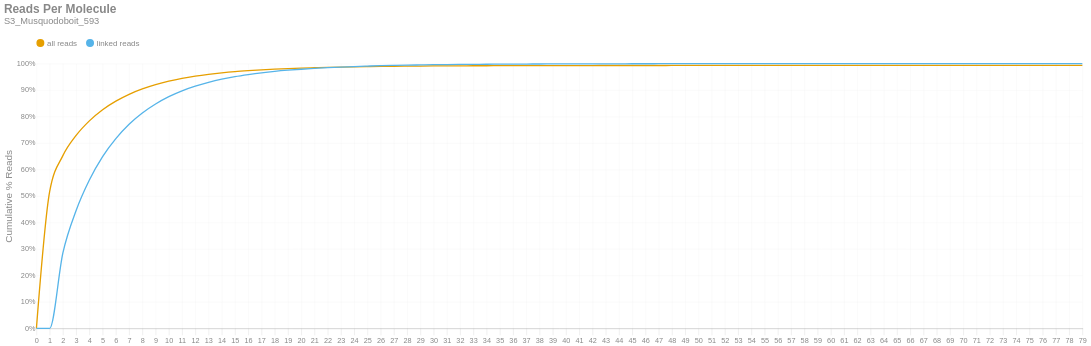

Notebook source saved alongside this figure:
### Markdown cell above
### Reads per Molecule
This chart shows the cumulative distribution of the number of reads per linked molecule. That is, how many alignments are associated with a unique molecule. This excludes the number of reads associated with invalid or absent linked-read barcodes. The `linked` histogram is the percentages recalculated when disregarding singletons.

### Code cell
if SKIPLR:
    print_html(f"Skipped")
else:
    counts = np.bincount(valids['reads'].cast(pl.Int64).to_numpy())
    weighted = counts * np.arange(len(counts))
    all_perc = weighted / n_reads
    linked_perc = weighted / n_linked_reads
    linked_perc[1] = 0
    binned_df = pl.DataFrame({
        'readsper': list(range(len(counts))),
        'all reads (cumsum)': np.cumsum(all_perc).tolist(),
        'linked reads (cumsum)': np.cumsum(linked_perc).tolist(),
    })

    with SafeRender(binned_df):
        (
            density_plot(binned_df, 'Reads Per Molecule', samplename, 'readspmol')
            .encode(
                x=alt.X('readsper:O', title=None).axis(labelAngle=0).scale(padding=0),
                y=alt.Y('value:Q', title='Cumulative % Reads').axis(format='%').stack(False),
                color=alt.Color("key:N").scale(domain=["all reads", "linked reads"]),
                tooltip=[
                    alt.Tooltip("key:N", title="Data Type"),
                    alt.Tooltip("readsper:O", title="Reads Per Molecule"),
                    alt.Tooltip("value:Q", format=".2%", title="% Reads (Cum.)")
                ]            
            )
        ).display()

### Figure 1 — Vega-Lite specification as saved in the notebook (floating-point values rounded to 4 significant figures)
{"width": "container", "height": 400, "config": {"title": {"anchor": "start", "dy": -15, "fontSize": 18, "color": "#888888", "subtitleColor": "#888888", "subtitleFontSize": 14}, "arc": {"fill": "#0072B2"}, "axis": {"domainColor": "#888888", "domainWidth": 0.5, "gridWidth": 0.2, "grid": false, "titleFontWeight": 400, "titleFontSize": 15, "labelFontSize": 11, "labelColor": "#888888", "tickColor": "#888888", "tickWidth": 0.2, "titleColor": "#888888"}, "axisBand": {"grid": false}, "axisX": {"grid": true, "tickSize": 10, "domainCap": "round"}, "axisY": {"domain": false, "grid": true, "tickSize": 0, "domainCap": "round"}, "background": "transparent", "header": {"labelFontSize": 15, "labelColor": "#888888", "titleFontSize": 15, "titleFontWeight": 600, "titleColor": "#888888"}, "legend": {"labelFont": "sans-serif", "labelFontSize": 12, "labelColor": "#888888", "symbolSize": 100, "symbolType": "circle", "titleFontSize": 12, "titlePadding": 10, "titleColor": "#888888", "title": null, "orient": "top"}, "range": {"category": ["#E69F00", "#56B4E9", "#009E73", "#F0E442", "#0072B2", "#D55E00", "#CC79A7", "#000000"], "diverging": ["#cfe8f3", "#a2d4ec", "#73bfe2", "#46abdb", "#1696d2", "#12719e"]}, "area": {"fill": "#0072B2", "fillOpacity": 0.7, "line": true, "strokeOpacity": 0.7}, "line": {"color": "#0072B2", "stroke": "#0072B2", "strokeWidth": 2}, "trail": {"color": "#0072B2", "stroke": "#0072B2", "strokeWidth": 0, "size": 1}, "point": {"filled": true, "fillOpacity": 1.0, "size": 95}, "text": {"color": "#888888", "fontSize": 11, "align": "right", "fontWeight": 400, "size": 11}, "bar": {"fill": "#0072B2", "stroke": null}, "view": {"stroke": null, "continuousWidth": 660, "continuousHeight": 400}}, "data": {"name": "data-1ceb3bd405fe0edf6dcab2bf00d0e121"}, "mark": {"type": "line", "interpolate": "monotone", "point": {"opacity": 0, "size": 275}}, "encoding": {"color": {"field": "key", "scale": {"domain": ["all reads", "linked reads"]}, "type": "nominal"}, "tooltip": [{"field": "key", "title": "Data Type", "type": "nominal"}, {"field": "readsper", "title": "Reads Per Molecule", "type": "ordinal"}, {"field": "value", "format": ".2%", "title": "% Reads (Cum.)", "type": "quantitative"}], "x": {"axis": {"labelAngle": 0}, "field": "readsper", "scale": {"padding": 0}, "title": null, "type": "ordinal"}, "y": {"axis": {"format": "%"}, "field": "value", "stack": false, "title": "Cumulative % Reads", "type": "quantitative"}}, "params": [{"name": "param_c36ac31b6afebe62", "select": {"type": "point", "fields": ["key"]}, "bind": "legend"}], "title": {"text": "Reads Per Molecule", "subtitle": "S3_Musquodoboit_593"}, "transform": [{"fold": ["all reads (cumsum)", "linked reads (cumsum)"]}, {"calculate": "replace(datum.key, ' (cumsum)', '')", "as": "key"}, {"filter": {"param": "param_c36ac31b6afebe62"}}], "usermeta": {"embedOptions": {"downloadFileName": "S3_Musquodoboit_593.readspmol"}}, "$schema": "https://vega.github.io/schema/vega-lite/v6.1.0.json", "datasets": {"data-1ceb3bd405fe0edf6dcab2bf00d0e121": [{"readsper": 0, "all reads (cumsum)": 0.0, "linked reads (cumsum)": 0.0}, {"readsper": 1, "all reads (cumsum)": 0.5165, "linked reads (cumsum)": 0.0}, {"readsper": 2, "all reads (cumsum)": 0.6523, "linked reads (cumsum)": 0.285}, {"readsper": 3, "all reads (cumsum)": 0.7287, "linked reads (cumsum)": 0.4452}, {"readsper": 4, "all reads (cumsum)": 0.7835, "linked reads (cumsum)": 0.5603}, {"readsper": 5, "all reads (cumsum)": 0.8256, "linked reads (cumsum)": 0.6487}, {"readsper": 6, "all reads (cumsum)": 0.858, "linked reads (cumsum)": 0.7166}, {"readsper": 7, "all reads (cumsum)": 0.8838, "linked reads (cumsum)": 0.7708}, {"readsper": 8, "all reads (cumsum)": 0.9041, "linked reads (cumsum)": 0.8133}, {"readsper": 9, "all reads (cumsum)": 0.9203, "linked reads (cumsum)": 0.8473}, {"readsper": 10, "all reads (cumsum)": 0.9335, "linked reads (cumsum)": 0.8751}, {"readsper": 11, "all reads (cumsum)": 0.944, "linked reads (cumsum)": 0.8972}, {"readsper": 12, "all reads (cumsum)": 0.9523, "linked reads (cumsum)": 0.9146}, {"readsper": 13, "all reads (cumsum)": 0.9592, "linked reads (cumsum)": 0.9289}, {"readsper": 14, "all reads (cumsum)": 0.9649, "linked reads (cumsum)": 0.9409}, {"readsper": 15, "all reads (cumsum)": 0.9695, "linked reads (cumsum)": 0.9507}, {"readsper": 16, "all reads (cumsum)": 0.9732, "linked reads (cumsum)": 0.9584}, {"readsper": 17, "all reads (cumsum)": 0.9764, "linked reads (cumsum)": 0.9651}, {"readsper": 18, "all reads (cumsum)": 0.979, "linked reads (cumsum)": 0.9706}, {"readsper": 19, "all reads (cumsum)": 0.9811, "linked reads (cumsum)": 0.975}, {"readsper": 20, "all reads (cumsum)": 0.9828, "linked reads (cumsum)": 0.9786}, {"readsper": 21, "all reads (cumsum)": 0.9843, "linked reads (cumsum)": 0.9816}, {"readsper": 22, "all reads (cumsum)": 0.9857, "linked reads (cumsum)": 0.9845}, {"readsper": 23, "all reads (cumsum)": 0.9867, "linked reads (cumsum)": 0.9868}, {"readsper": 24, "all reads (cumsum)": 0.9876, "linked reads (cumsum)": 0.9887}, {"readsper": 25, "all reads (cumsum)": 0.9884, "linked reads (cumsum)": 0.9903}, {"readsper": 26, "all reads (cumsum)": 0.9891, "linked reads (cumsum)": 0.9918}, {"readsper": 27, "all reads (cumsum)": 0.9897, "linked reads (cumsum)": 0.993}, {"readsper": 28, "all reads (cumsum)": 0.9901, "linked reads (cumsum)": 0.994}, {"readsper": 29, "all reads (cumsum)": 0.9906, "linked reads (cumsum)": 0.9948}, {"readsper": 30, "all reads (cumsum)": 0.991, "linked reads (cumsum)": 0.9957}, {"readsper": 31, "all reads (cumsum)": 0.9912, "linked reads (cumsum)": 0.9963}, {"readsper": 32, "all reads (cumsum)": 0.9914, "linked reads (cumsum)": 0.9967}, {"readsper": 33, "all reads (cumsum)": 0.9916, "linked reads (cumsum)": 0.997}, {"readsper": 34, "all reads (cumsum)": 0.9918, "linked reads (cumsum)": 0.9975}, {"readsper": 35, "all reads (cumsum)": 0.9919, "linked reads (cumsum)": 0.9977}, {"readsper": 36, "all reads (cumsum)": 0.9921, "linked reads (cumsum)": 0.998}, {"readsper": 37, "all reads (cumsum)": 0.9921, "linked reads (cumsum)": 0.9981}, {"readsper": 38, "all reads (cumsum)": 0.9922, "linked reads (cumsum)": 0.9984}, {"readsper": 39, "all reads (cumsum)": 0.9923, "linked reads (cumsum)": 0.9985}, {"readsper": 40, "all reads (cumsum)": 0.9924, "linked reads (cumsum)": 0.9986}, {"readsper": 41, "all reads (cumsum)": 0.9924, "linked reads (cumsum)": 0.9988}, {"readsper": 42, "all reads (cumsum)": 0.9925, "linked reads (cumsum)": 0.9989}, {"readsper": 43, "all reads (cumsum)": 0.9925, "linked reads (cumsum)": 0.999}, {"readsper": 44, "all reads (cumsum)": 0.9926, "linked reads (cumsum)": 0.9991}, {"readsper": 45, "all reads (cumsum)": 0.9926, "linked reads (cumsum)": 0.9991}, {"readsper": 46, "all reads (cumsum)": 0.9927, "linked reads (cumsum)": 0.9993}, {"readsper": 47, "all reads (cumsum)": 0.9927, "linked reads (cumsum)": 0.9994}, {"readsper": 48, "all reads (cumsum)": 0.9928, "linked reads (cumsum)": 0.9995}, {"readsper": 49, "all reads (cumsum)": 0.9928, "linked reads (cumsum)": 0.9995}, {"readsper": 50, "all reads (cumsum)": 0.9928, "linked reads (cumsum)": 0.9995}, {"readsper": 51, "all reads (cumsum)": 0.9928, "linked reads (cumsum)": 0.9996}, {"readsper": 52, "all reads (cumsum)": 0.9929, "linked reads (cumsum)": 0.9997}, {"readsper": 53, "all reads (cumsum)": 0.9929, "linked reads (cumsum)": 0.9998}, {"readsper": 54, "all reads (cumsum)": 0.9929, "linked reads (cumsum)": 0.9998}, {"readsper": 55, "all reads (cumsum)": 0.993, "linked reads (cumsum)": 0.9999}, {"readsper": 56, "all reads (cumsum)": 0.993, "linked reads (cumsum)": 0.9999}, {"readsper": 57, "all reads (cumsum)": 0.993, "linked reads (cumsum)": 0.9999}, {"readsper": 58, "all reads (cumsum)": 0.993, "linked reads (cumsum)": 0.9999}, {"readsper": 59, "all reads (cumsum)": 0.993, "linked reads (cumsum)": 1.0}, {"readsper": 60, "all reads (cumsum)": 0.993, "linked reads (cumsum)": 1.0}, {"readsper": 61, "all reads (cumsum)": 0.993, "linked reads (cumsum)": 1.0}, {"readsper": 62, "all reads (cumsum)": 0.993, "linked reads (cumsum)": 1.0}, {"readsper": 63, "all reads (cumsum)": 0.993, "linked reads (cumsum)": 1.0}, {"readsper": 64, "all reads (cumsum)": 0.993, "linked reads (cumsum)": 1.0}, {"readsper": 65, "all reads (cumsum)": 0.993, "linked reads (cumsum)": 1.0}, {"readsper": 66, "all reads (cumsum)": 0.993, "linked reads (cumsum)": 1.0}, {"readsper": 67, "all reads (cumsum)": 0.993, "linked reads (cumsum)": 1.0}, {"readsper": 68, "all reads (cumsum)": 0.993, "linked reads (cumsum)": 1.0}, {"readsper": 69, "all reads (cumsum)": 0.993, "linked reads (cumsum)": 1.0}, {"readsper": 70, "all reads (cumsum)": 0.993, "linked reads (cumsum)": 1.0}, {"readsper": 71, "all reads (cumsum)": 0.993, "linked reads (cumsum)": 1.0}, {"readsper": 72, "all reads (cumsum)": 0.993, "linked reads (cumsum)": 1.0}, {"readsper": 73, "all reads (cumsum)": 0.993, "linked reads (cumsum)": 1.0}, {"readsper": 74, "all reads (cumsum)": 0.993, "linked reads (cumsum)": 1.0}, {"readsper": 75, "all reads (cumsum)": 0.993, "linked reads (cumsum)": 1.0}, {"readsper": 76, "all reads (cumsum)": 0.993, "linked reads (cumsum)": 1.0}, {"readsper": 77, "all reads (cumsum)": 0.993, "linked reads (cumsum)": 1.0}, {"readsper": 78, "all reads (cumsum)": 0.993, "linked reads (cumsum)": 1.0}, {"readsper": 79, "all reads (cumsum)": 0.993, "linked reads (cumsum)": 1.0}]}}
